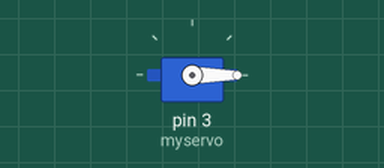
A sketch run on a simulated Arduino Uno, built with avr-gcc and run on an emulated ATmega328P. Shown: servo.

Above: at 0.1 s.
At 2.1 s:
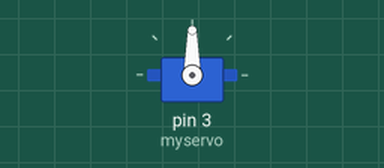
At 4.1 s:
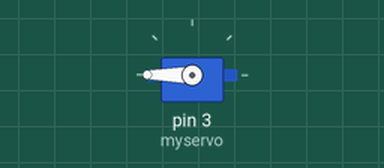
At 37.71 s:
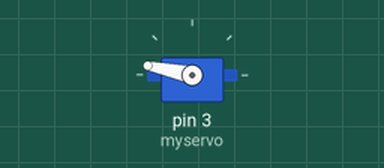
Timing chart, 0 to 40.0 s (numbered marks = the images above):
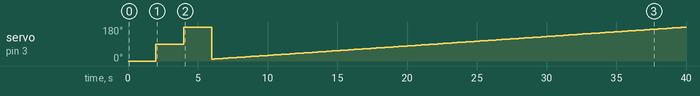

The sketch:

servomotor.ino
```cpp
#include<Servo.h>
Servo myservo;

void setup()
{
  myservo.attach(3);
}

void loop()
{
  myservo.write(0);
  delay(2000);
  myservo.write(90);
  delay(2000);
  myservo.write(180);
  delay(2000);
  for(int i=10; i<180; i++)
  {
   myservo.write(i);
   delay(200);
  }
}
```

Measured:
- by itself, servo on pin 3 (myservo): 0° → 90° at 2.0 s, → 180° 2.0 s later, → 10° 2.0 s later, → 11° 0.20 s later, … (172 changes in this stretch)
